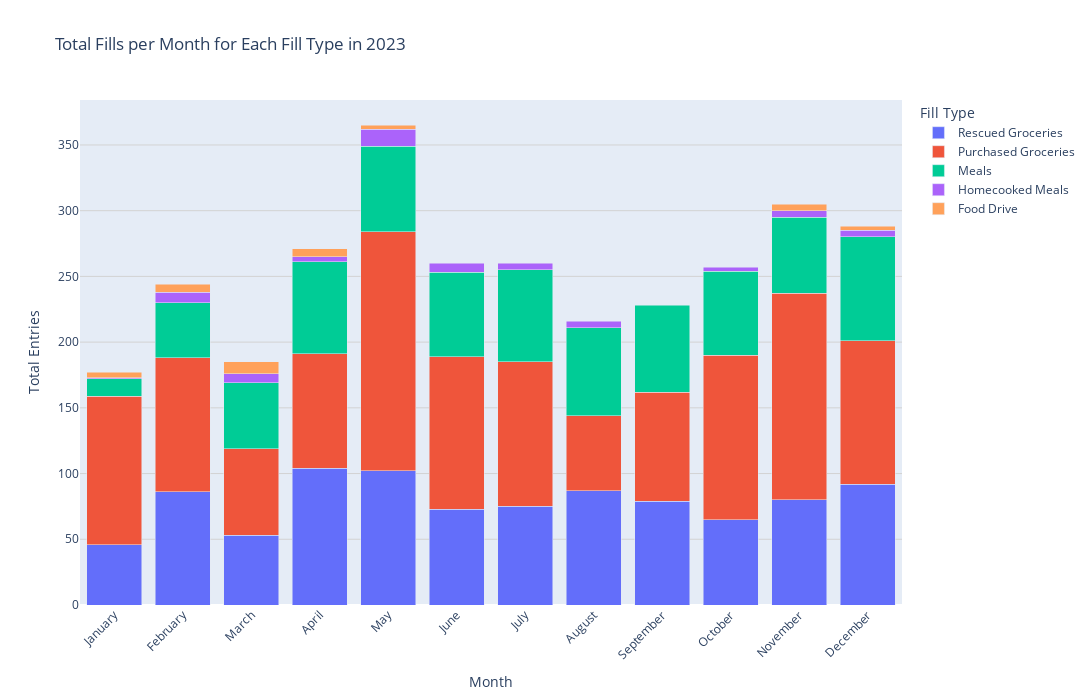

Notebook code cell kept with this figure:
### Code cell
# Read data from JSON file
df = pd.read_json('project_3.fridge_fills.json')

# Convert 'Date' column to datetime
df['Date'] = pd.to_datetime(df['Date'].apply(lambda x: x['$date']))

# Drop '_id' column
df.drop('_id', axis=1, inplace=True, errors='ignore')

# Create a copy of the DataFrame with datetime 'Date' column
df_dates = df.copy()

# Ensure datetime column has timezone information
df_dates['Date'] = df_dates['Date'].dt.tz_localize(None)  # Remove any existing timezone information

# Convert 'Date' column to Periods
df_dates.loc[:, 'YearMonth'] = df_dates['Date'].dt.to_period('M').dt.strftime('%B')  

# Group by 'YearMonth' and 'Fill Type' to count entries for each combination
monthly_counts = df_dates.groupby(['YearMonth', 'Fill Type']).size().reset_index(name='Total Entries')

# Sort 'YearMonth' by month order
monthly_counts['YearMonth'] = pd.Categorical(monthly_counts['YearMonth'], 
                                             categories=['January', 'February', 'March', 'April', 'May', 'June', 
                                                         'July', 'August', 'September', 'October', 'November', 'December'], 
                                             ordered=True)
monthly_counts = monthly_counts.sort_values('YearMonth')

# Set figure size
fig = px.bar(monthly_counts, x='YearMonth', y='Total Entries', 
             color='Fill Type', 
             labels={'YearMonth': 'Month', 'Total Entries': 'Total Entries', 'Fill Type': 'Fill Type'},
             title='Total Fills per Month for Each Fill Type in 2023',
             barmode='stack')

fig.update_layout(xaxis_tickangle=-45, yaxis_gridcolor='lightgrey', 
                  width=1100, height=700) 

# Display the graph
display(fig)

### Figure 1 — Plotly figure (JSON) as saved in the notebook; plotly's stock layout.template omitted (floating-point values rounded to 4 significant figures)
{"data": [{"alignmentgroup": "True", "hovertemplate": "Fill Type=Rescued Groceries<br>Month=%{x}<br>Total Entries=%{y}<extra></extra>", "legendgroup": "Rescued Groceries", "marker": {"color": "#636efa", "pattern": {"shape": ""}}, "name": "Rescued Groceries", "offsetgroup": "Rescued Groceries", "orientation": "v", "showlegend": true, "textposition": "auto", "type": "bar", "x": ["January", "February", "March", "April", "May", "June", "July", "August", "September", "October", "November", "December"], "xaxis": "x", "y": [46, 86, 53, 104, 102, 73, 75, 87, 79, 65, 80, 92], "yaxis": "y"}, {"alignmentgroup": "True", "hovertemplate": "Fill Type=Purchased Groceries<br>Month=%{x}<br>Total Entries=%{y}<extra></extra>", "legendgroup": "Purchased Groceries", "marker": {"color": "#EF553B", "pattern": {"shape": ""}}, "name": "Purchased Groceries", "offsetgroup": "Purchased Groceries", "orientation": "v", "showlegend": true, "textposition": "auto", "type": "bar", "x": ["January", "February", "March", "April", "May", "June", "July", "August", "September", "October", "November", "December"], "xaxis": "x", "y": [113, 102, 66, 87, 182, 116, 110, 57, 83, 125, 157, 109], "yaxis": "y"}, {"alignmentgroup": "True", "hovertemplate": "Fill Type=Meals<br>Month=%{x}<br>Total Entries=%{y}<extra></extra>", "legendgroup": "Meals", "marker": {"color": "#00cc96", "pattern": {"shape": ""}}, "name": "Meals", "offsetgroup": "Meals", "orientation": "v", "showlegend": true, "textposition": "auto", "type": "bar", "x": ["January", "February", "March", "April", "May", "June", "July", "August", "September", "October", "November", "December"], "xaxis": "x", "y": [13, 42, 50, 70, 65, 64, 70, 67, 66, 64, 58, 79], "yaxis": "y"}, {"alignmentgroup": "True", "hovertemplate": "Fill Type=Homecooked Meals<br>Month=%{x}<br>Total Entries=%{y}<extra></extra>", "legendgroup": "Homecooked Meals", "marker": {"color": "#ab63fa", "pattern": {"shape": ""}}, "name": "Homecooked Meals", "offsetgroup": "Homecooked Meals", "orientation": "v", "showlegend": true, "textposition": "auto", "type": "bar", "x": ["January", "February", "March", "April", "May", "June", "July", "August", "October", "November", "December"], "xaxis": "x", "y": [1, 8, 7, 4, 13, 7, 5, 5, 3, 5, 5], "yaxis": "y"}, {"alignmentgroup": "True", "hovertemplate": "Fill Type=Food Drive<br>Month=%{x}<br>Total Entries=%{y}<extra></extra>", "legendgroup": "Food Drive", "marker": {"color": "#FFA15A", "pattern": {"shape": ""}}, "name": "Food Drive", "offsetgroup": "Food Drive", "orientation": "v", "showlegend": true, "textposition": "auto", "type": "bar", "x": ["January", "February", "March", "April", "May", "November", "December"], "xaxis": "x", "y": [4, 6, 9, 6, 3, 5, 3], "yaxis": "y"}], "layout": {"barmode": "stack", "height": 700, "legend": {"title": {"text": "Fill Type"}, "tracegroupgap": 0}, "title": {"text": "Total Fills per Month for Each Fill Type in 2023"}, "width": 1100, "xaxis": {"anchor": "y", "autorange": true, "domain": [0, 1], "range": [-0.5, 11.5], "tickangle": -45, "title": {"text": "Month"}, "type": "category"}, "yaxis": {"anchor": "x", "autorange": true, "domain": [0, 1], "gridcolor": "lightgrey", "range": [0, 384.2], "title": {"text": "Total Entries"}, "type": "linear"}}}
